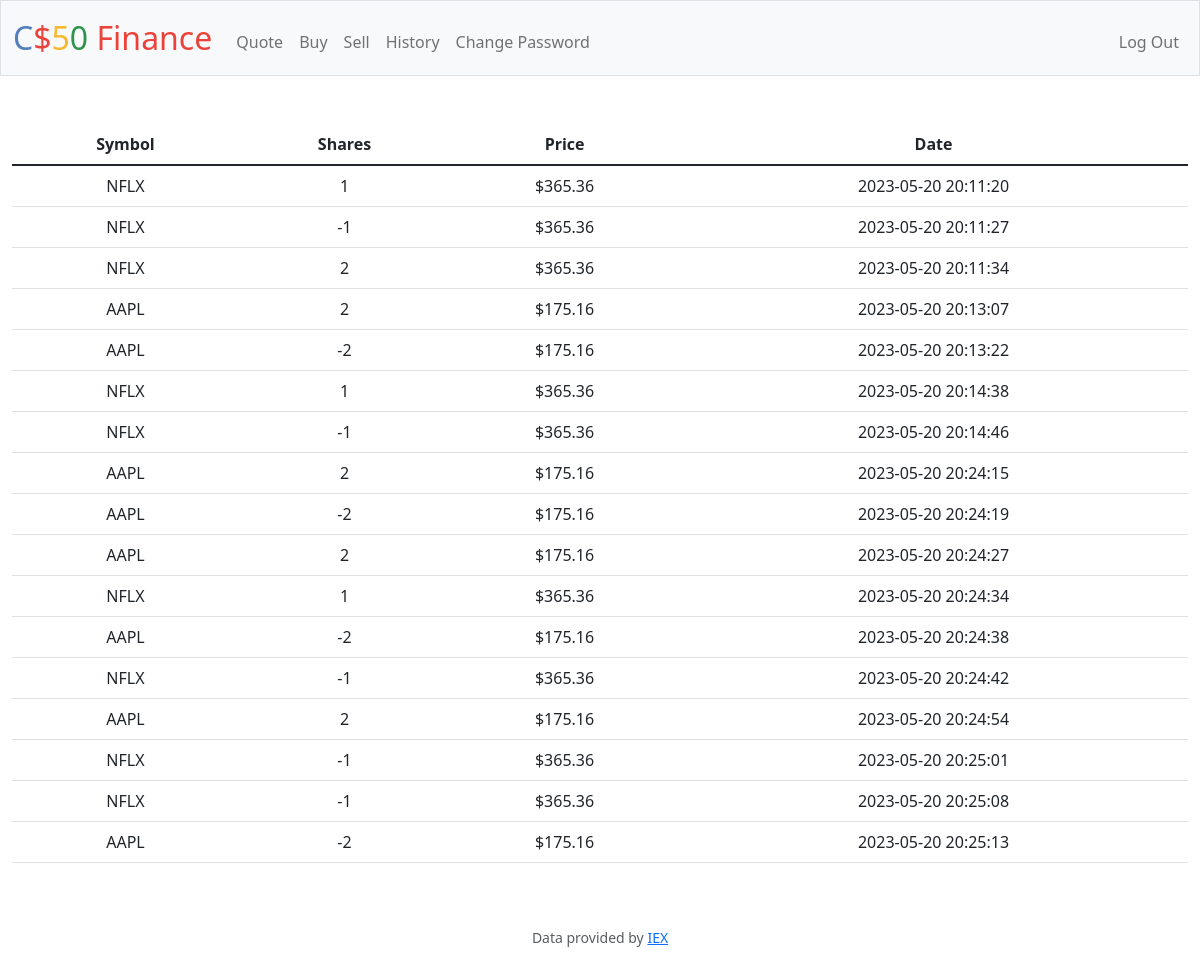
The page /history (signed in) on the database its author committed.
### tables this page shows
CREATE TABLE 'transactions' ('id' INTEGER PRIMARY KEY AUTOINCREMENT NOT NULL, 'user_id' INTEGER, 'symbol' TEXT, 'shares' INTEGER, 'price' REAL, 'date' DATETIME);

### app.py (the view)
@app.route("/history")
@login_required
def history():
    user_id = session["user_id"]
    transaction_db = db.execute("SELECT * FROM transactions WHERE user_id = :id", id=user_id)
    return render_template("history.html", transaction=transaction_db)

### app.py (called while the page is built)
@app.after_request
def after_request(response):
    response.headers["Cache-Control"] = "no-cache, no-store, must-revalidate"
    response.headers["Expires"] = 0
    response.headers["Pragma"] = "no-cache"
    return response

### helpers.py (called while the page is built)
def login_required(f):
    @wraps(f)
    def decorated_function(*args, **kwargs):
        if session.get("user_id") is None:
            return redirect("/login")
        return f(*args, **kwargs)
    return decorated_function

### templates/history.html (shortened to what this page needs)
{% extends "layout.html" %}
{% block main %}
    <table class="table">
        <thead>
            <tr>
                <th scope="col">Symbol</th>
                <th scope="col">Shares</th>
                <th scope="col">Price</th>
                <th scope="col">Date</th>
            </tr>
        </thead>
        <tbody>
            {% for row in transaction %}
                <tr>
                    <td>{{ row["symbol"] }}</td>
                    <td>{{ row["shares"] }}</td>
                    <td>${{ row["price"] }}</td>
                    <td>{{ row["date"] }}</td>
                </tr>
            {% endfor %}
        </tbody>
    </table>
{% endblock %}

### templates/layout.html (shortened to what this page needs)
<!DOCTYPE html>
<html lang="en">
    <head>
        <link href="https://cdn.jsdelivr.net/npm/bootstrap@5.1.3/dist/css/bootstrap.min.css" rel="stylesheet">
        <link href="/static/styles.css" rel="stylesheet">
        <link href="https://cdn.jsdelivr.net/npm/bootstrap@5.3.0-alpha3/dist/css/bootstrap.min.css" rel="stylesheet">
    </head>
    <body>
        <nav class="bg-light border navbar navbar-expand-md navbar-light">
            <div class="container-fluid">
                <a class="navbar-brand" href="/"><span class="blue">C</span><span class="red">$</span><span class="yellow">5</span><span class="green">0</span> <span class="red">Finance</span></a>
                <div class="collapse navbar-collapse" id="navbar">
                    {% if session["user_id"] %}
                        <ul class="navbar-nav me-auto mt-2">
                            <li class="nav-item"><a class="nav-link" href="/quote">Quote</a></li>
                            <li class="nav-item"><a class="nav-link" href="/buy">Buy</a></li>
                            <li class="nav-item"><a class="nav-link" href="/sell">Sell</a></li>
                            <li class="nav-item"><a class="nav-link" href="/history">History</a></li>
                            <li class="nav-item"><a class="nav-link" href="/change_password">Change Password</a></li>
                        </ul>
                        <ul class="navbar-nav ms-auto mt-2">
                            <li class="nav-item"><a class="nav-link" href="/logout">Log Out</a></li>
                        </ul>
                    {% else %}
                        <ul class="navbar-nav ms-auto mt-2">
                            <li class="nav-item"><a class="nav-link" href="/register">Register</a></li>
                            <li class="nav-item"><a class="nav-link" href="/login">Log In</a></li>
                        </ul>
                    {% endif %}
                </div>
            </div>
        </nav>
        <main class="container-fluid py-5 text-center">
            {% block main %}{% endblock %}
        </main>
        <footer class="mb-5 small text-center text-muted">
            Data provided by <a href="https://iexcloud.io/">IEX</a>
        </footer>
    </body>
</html>

### static/styles.css (style rules this page uses)
nav .navbar-brand { font-size: xx-large; }
nav .navbar-brand .blue { color: #537fbe; }
nav .navbar-brand .red { color: #ea433b; }
nav .navbar-brand .yellow { color: #f5b82e; }
nav .navbar-brand .green { color: #2e944b; }

### rows shown on the page
transactions: symbol "NFLX", shares "1", price "365.36", date "2023-05-20 20:11:20"
transactions: symbol "NFLX", shares "-1", price "365.36", date "2023-05-20 20:11:27"
transactions: symbol "NFLX", shares "2", price "365.36", date "2023-05-20 20:11:34"
transactions: symbol "AAPL", shares "2", price "175.16", date "2023-05-20 20:13:07"
transactions: symbol "AAPL", shares "-2", price "175.16", date "2023-05-20 20:13:22"
transactions: symbol "NFLX", shares "1", price "365.36", date "2023-05-20 20:14:38"
transactions: symbol "NFLX", shares "-1", price "365.36", date "2023-05-20 20:14:46"
transactions: symbol "AAPL", shares "2", price "175.16", date "2023-05-20 20:24:15"
transactions: symbol "AAPL", shares "-2", price "175.16", date "2023-05-20 20:24:19"
transactions: symbol "AAPL", shares "2", price "175.16", date "2023-05-20 20:24:27"
transactions: symbol "NFLX", shares "1", price "365.36", date "2023-05-20 20:24:34"
transactions: symbol "AAPL", shares "-2", price "175.16", date "2023-05-20 20:24:38"
transactions: symbol "NFLX", shares "-1", price "365.36", date "2023-05-20 20:24:42"
transactions: symbol "AAPL", shares "2", price "175.16", date "2023-05-20 20:24:54"
transactions: symbol "NFLX", shares "-1", price "365.36", date "2023-05-20 20:25:01"
transactions: symbol "NFLX", shares "-1", price "365.36", date "2023-05-20 20:25:08"
transactions: symbol "AAPL", shares "-2", price "175.16", date "2023-05-20 20:25:13"
